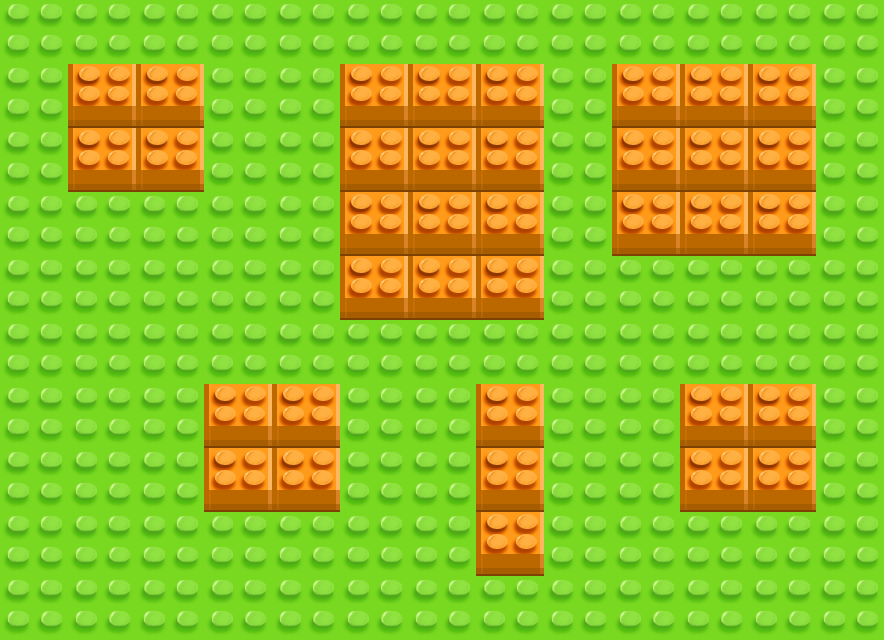

A 2D game scene composited from a Tiled map and its tileset images. What follows is a short description and the map's XML, with each tile layer's data collapsed to a summary:
An orthogonal 13x10 tile map with 68x64 px tiles, 2 tile layers (bg, block).

<map version="1.0" orientation="orthogonal" width="13" height="10" tilewidth="68" tileheight="64">
 <tileset firstgid="1" name="ditu" tilewidth="68" tileheight="64">
  <image source="ditu.png" width="204" height="640" />
 </tileset>
 <layer name="bg" width="13" height="10">
  <data>[130 cells, 130 non-empty, 1 distinct tile ids]</data>
 </layer>
 <layer name="block" width="13" height="10">
  <data>[130 cells, 36 non-empty, 1 distinct tile ids]</data>
 </layer>
</map>